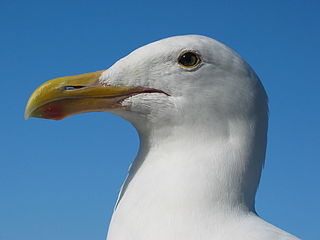
#> input picture HW1/Inputs/input1.jpg, 320 x 240 px, found by its file name
$ python HistogramEqualization.py
#> lines starting #> are read from the running program, lines starting #| are printed output that depends on the picture
#> further down, img is the input picture: shape (240, 320, 3); mean B, G, R 166.6, 134.6, 97.1
#| (240, 320, 3)
import cv2
import numpy as np
import matplotlib.pyplot as plt


# Ref - http://docs.opencv.org/3.1.0/d1/db7/tutorial_py_histogram_begins.html
def HistogramEqualizeOneChannel(img, DEBUG=False):
    m, n = np.shape(img)
    imgHistogram = cv2.calcHist([img], [0], None, [256], [0, 256])
    cdf = np.cumsum(imgHistogram)
    if DEBUG:
        plt.bar(range(len(imgHistogram)), imgHistogram)
        plt.show()
        plt.bar(range(len(cdf)), cdf)
        plt.show()
    cdfNormalized = np.divide(cdf, m * n)
    imgNormalized = cdfNormalized[img]
    imgNormalized = (255 * imgNormalized).astype(np.uint8)
    # For verification
    if DEBUG:
        imgNormalizedHistogram = cv2.calcHist([imgNormalized], [0], None, [256],
                                              [0, 256])
        cdfNormalized = np.cumsum(imgNormalizedHistogram)
        plt.bar(range(len(imgNormalizedHistogram)), imgNormalizedHistogram)
        plt.show()
        plt.bar(range(len(cdfNormalized)), cdfNormalized)
        plt.show()
        cv2.imshow('Original', img)
        cv2.imshow('Equalized', imgNormalized)
        cv2.waitKey(0)
    return imgNormalized


# Reference - http://docs.opencv.org/3.0-beta/doc/py_tutorials/py_core/py_basic_ops/py_basic_ops.html
def HistogramEqualizationOfImage(img, DEBUG=False):
#> called with DEBUG = False
    b, g, r = cv2.split(img)
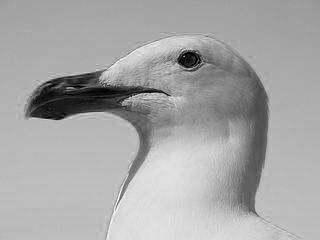
#> b: shape (240, 320); min 0, max 255, mean 166.6
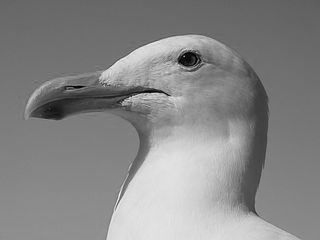
#> g: shape (240, 320); min 0, max 249, mean 134.6
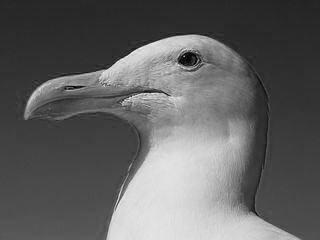
#> r: shape (240, 320); min 0, max 242, mean 97.1
    bEqualized = HistogramEqualizeOneChannel(b, DEBUG)
#> in HistogramEqualizeOneChannel, `imgHistogram = cv2.calcHist([img], [0], None, [256], [0, 256])`: imgHistogram = 256 values, max 3747 at index 187, min 0 at index 247, mean 300
#> in HistogramEqualizeOneChannel, `cdf = np.cumsum(imgHistogram)`: cdf = 256 values from 35 to 76800
#> in HistogramEqualizeOneChannel, `cdfNormalized = np.divide(cdf, m * n)`: cdfNormalized = 256 values from 0.000456 to 1
#> in HistogramEqualizeOneChannel, `imgNormalized = cdfNormalized[img]`:
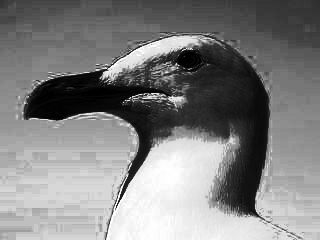
#> imgNormalized: shape (240, 320) float64; min 0.000456, max 1, mean 0.508
    gEqualized = HistogramEqualizeOneChannel(g, DEBUG)
#> call 2 of HistogramEqualizeOneChannel, with DEBUG = False
#> in HistogramEqualizeOneChannel (call 2), `imgHistogram = cv2.calcHist([img], [0], None, [256], [0, 256])`: imgHistogram = 256 values, max 2131 at index 106, min 0 at index 1, mean 300
#> in HistogramEqualizeOneChannel (call 2), `cdf = np.cumsum(imgHistogram)`: cdf = 256 values from 12 to 76800
#> in HistogramEqualizeOneChannel (call 2), `cdfNormalized = np.divide(cdf, m * n)`: cdfNormalized = 256 values from 0.000156 to 1
#> in HistogramEqualizeOneChannel (call 2), `imgNormalized = cdfNormalized[img]`:
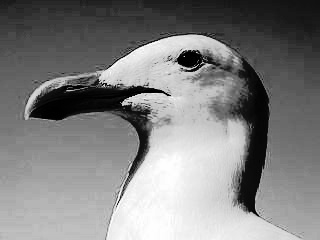
#> imgNormalized: shape (240, 320) float64; min 0.000156, max 1, mean 0.506
    rEqualized = HistogramEqualizeOneChannel(r, DEBUG)
#> call 3 of HistogramEqualizeOneChannel, with DEBUG = False
#> in HistogramEqualizeOneChannel (call 3), `imgHistogram = cv2.calcHist([img], [0], None, [256], [0, 256])`: imgHistogram = 256 values, max 2688 at index 41, min 0 at index 230, mean 300
#> in HistogramEqualizeOneChannel (call 3), `cdf = np.cumsum(imgHistogram)`: cdf = 256 values from 6 to 76800
#> in HistogramEqualizeOneChannel (call 3), `cdfNormalized = np.divide(cdf, m * n)`: cdfNormalized = 256 values from 7.81e-05 to 1
#> in HistogramEqualizeOneChannel (call 3), `imgNormalized = cdfNormalized[img]`:
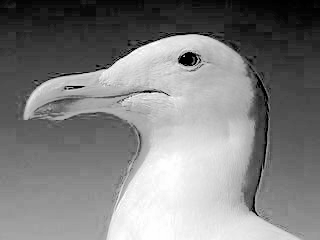
#> imgNormalized: shape (240, 320) float64; min 7.81e-05, max 1, mean 0.506
    imgEqualized = cv2.merge((bEqualized, gEqualized, rEqualized))
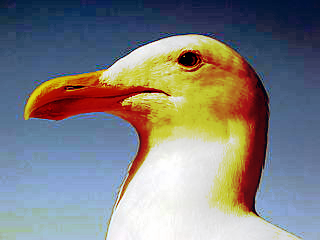
#> imgEqualized: shape (240, 320, 3); mean B, G, R 129, 128.6, 128.5
    return imgEqualized


def OpenCVHistogramEqualization(img):
    b, g, r = cv2.split(img)
    bEqualized = cv2.equalizeHist(b)
    gEqualized = cv2.equalizeHist(g)
    rEqualized = cv2.equalizeHist(r)
    imgEqualized = cv2.merge((bEqualized, gEqualized, rEqualized))
    return imgEqualized


if __name__ == '__main__':
    img = cv2.imread('input1.jpg', cv2.IMREAD_COLOR)
    print(img.shape)
    histEqImg = HistogramEqualizationOfImage(img)
    cv2.imshow('OriginalImage', img)
    cv2.imshow('HistogramEqualizedImage', histEqImg)
    inbuiltHistEq = OpenCVHistogramEqualization(img)
    cv2.imshow('HistogramEqualizedImageOpenCV', inbuiltHistEq)
    print(np.max(abs(inbuiltHistEq - histEqImg)))
#| 1
    cv2.imwrite('output1.png', histEqImg)
    cv2.waitKey(0)
